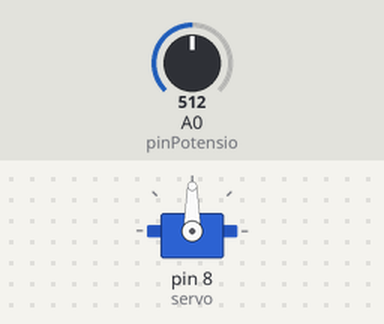
Recording of a sketch running on a simulated Arduino Uno, built with avr-gcc and run on an emulated ATmega328P. Shown: servo. The test bench sets the inputs (shaded band); at power-on: A0 (pinPotensio) = 512. What the sketch prints to the serial monitor is not drawn.

Above: at 1.2 s.
1.3 s: A0 (pinPotensio) set to 716
At 1.6 s:
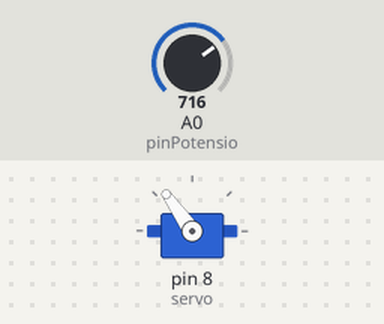
2.8 s: A0 (pinPotensio) set to 900
At 3.9 s:
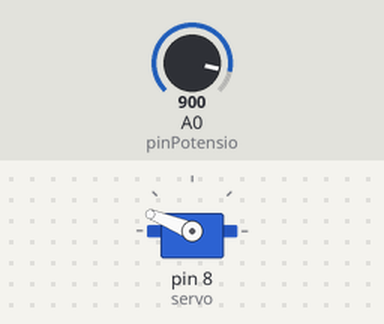
4.3 s: A0 (pinPotensio) set to 1023
At 5.0 s:
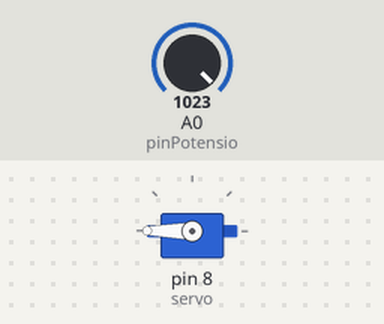
5.8 s: A0 (pinPotensio) set to 306
At 7.0 s:
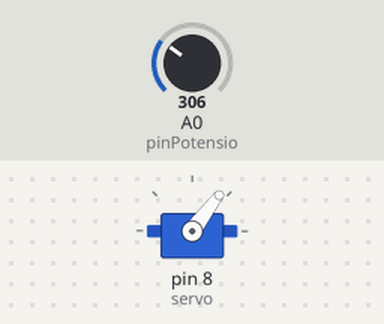
7.3 s: A0 (pinPotensio) set to 122
At 8.2 s:
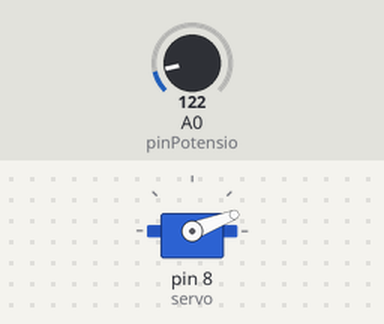
8.8 s: A0 (pinPotensio) set to 0
At 9.5 s:
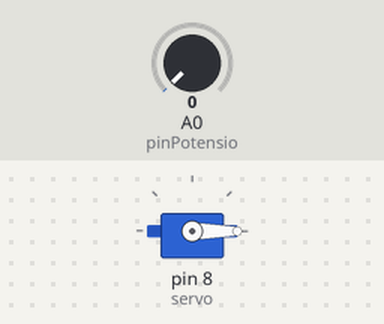
Timing chart, 0 to 11.3 s (numbered marks = the images above; inputs shaded):
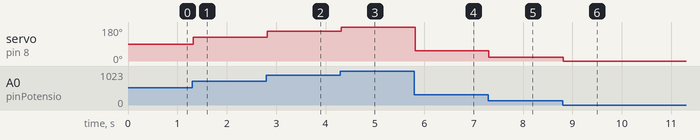

Measured:
- after the input at 1.3 s, servo on pin 8 (servo): 90° → 125° at once
- after the input at 2.8 s, servo on pin 8 (servo): 125° → 158° at once
- after the input at 4.3 s, servo on pin 8 (servo): 158° → 180° at once
- after the input at 5.8 s, servo on pin 8 (servo): 180° → 53° at once
- after the input at 7.3 s, servo on pin 8 (servo): 53° → 21° at once
- after the input at 8.8 s, servo on pin 8 (servo): 21° → 0° at once

The sketch:

control_servo_with_potensio.ino
```cpp
#include <Servo.h>

int pinPotensio = A0;
int nilaiDerajat = 0;
Servo servo;

void setup() {
  Serial.begin(9600);
  servo.attach(8);
  pinMode(pinPotensio, INPUT);
}

void loop() {
  int nilaiPotensio = analogRead(pinPotensio);
  nilaiDerajat = map(nilaiPotensio, 0, 1023, 0, 180);
  Serial.println(nilaiPotensio);
  Serial.println(nilaiDerajat);
  servo.write(nilaiDerajat);
}
```
